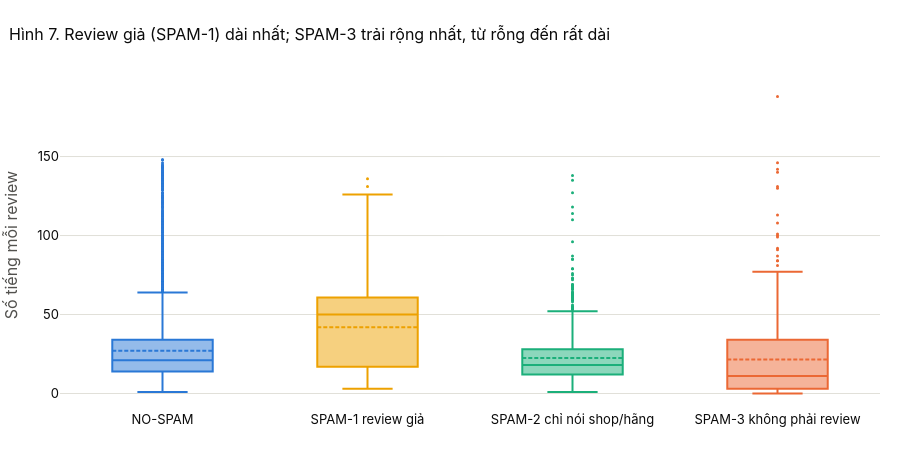

This figure's notebook cell:
### Markdown cell above
### 5.5 Độ dài review có khác nhau giữa các loại spam không?

Mỗi hộp thể hiện 50% review ở giữa của một lớp: từ phân vị 25% đến 75%, đường liền là trung vị, đường nét đứt là trung bình. Hai râu dừng ở review xa nhất còn nằm trong khoảng 1.5 lần chiều cao hộp tính từ mép hộp (quy tắc Tukey); mỗi chấm là một review nằm ngoài khoảng đó. Rê chuột để xem các giá trị này.

### Code cell
fig = go.Figure()
for type_name in TYPE_NAMES.values():
    fig.add_trace(go.Box(y=train.loc[train["type_name"] == type_name, "n_syllables"], name=type_name,
                         marker_color=TYPE_COLORS[type_name], boxmean=True, boxpoints="outliers", marker_size=3))
show_fig(fig, "Review giả (SPAM-1) dài nhất; SPAM-3 trải rộng nhất, từ rỗng đến rất dài",
         yaxis_title="Số tiếng mỗi review", height=460, showlegend=False)

### Figure 1 — Plotly figure (JSON) as saved in the notebook; plotly's stock layout.template omitted (floating-point values rounded to 4 significant figures; data arrays with more than 128 entries replaced by an {"elided": "..."} marker saying what was removed)
{"data": [{"boxmean": true, "boxpoints": "outliers", "marker": {"color": "#2a78d6", "size": 3}, "name": "NO-SPAM", "type": "box", "y": {"elided": "10585 int values"}}, {"boxmean": true, "boxpoints": "outliers", "marker": {"color": "#eda100", "size": 3}, "name": "SPAM-1 review giả", "type": "box", "y": {"elided": "195 int values"}}, {"boxmean": true, "boxpoints": "outliers", "marker": {"color": "#1baf7a", "size": 3}, "name": "SPAM-2 chỉ nói shop/hãng", "type": "box", "y": {"elided": "1087 int values"}}, {"boxmean": true, "boxpoints": "outliers", "marker": {"color": "#eb6834", "size": 3}, "name": "SPAM-3 không phải review", "type": "box", "y": {"elided": "2439 int values"}}], "layout": {"height": 460, "showlegend": false, "title": {"text": "Hình 7. Review giả (SPAM-1) dài nhất; SPAM-3 trải rộng nhất, từ rỗng đến rất dài"}, "yaxis": {"title": {"text": "Số tiếng mỗi review"}}}}
